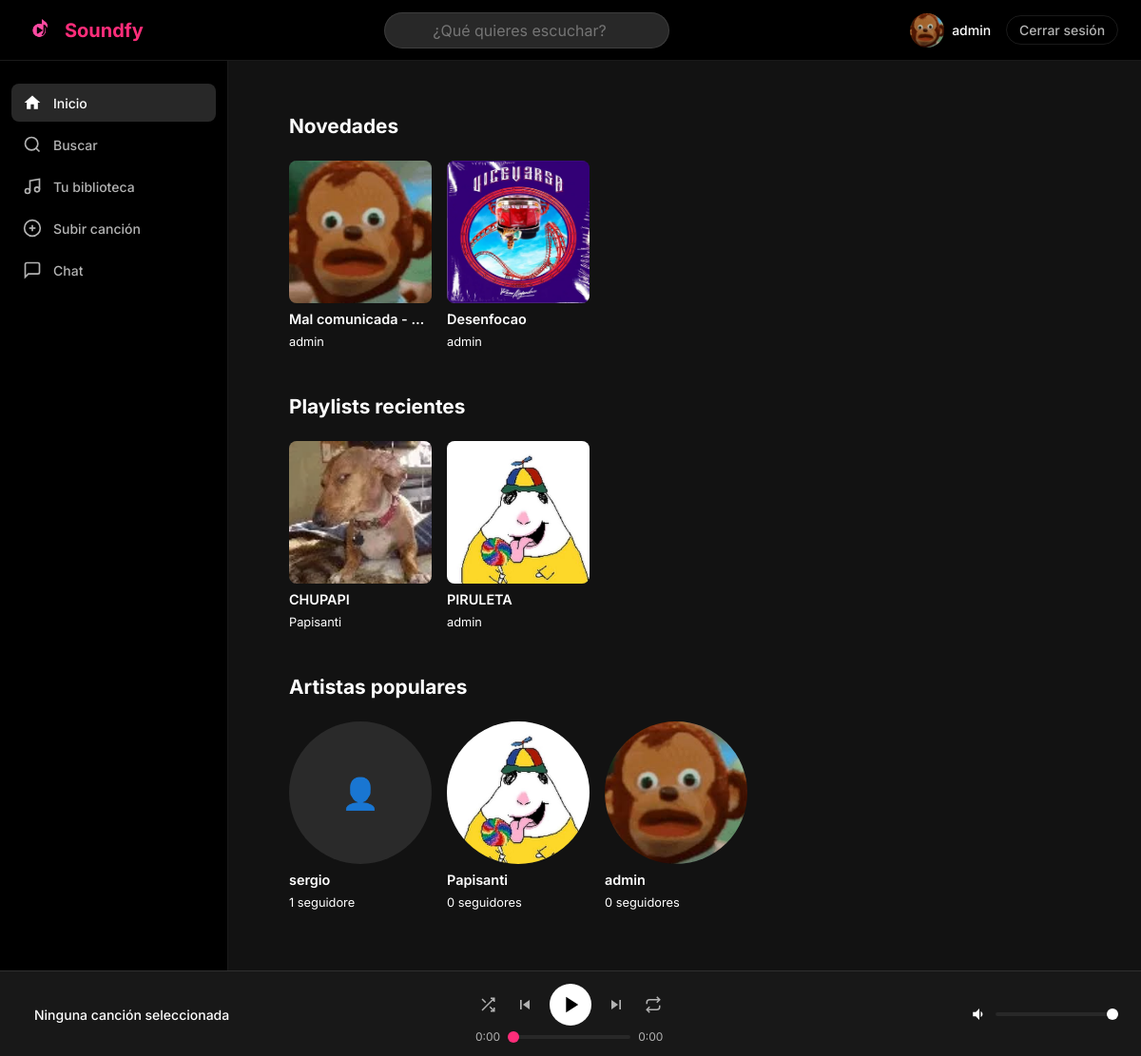
Screenshot of / (signed in) with the database file from the repository.
### users/models.py (models this page shows, shortened)
class Usuario(AbstractUser):
    foto_perfil = models.ImageField(
        upload_to='fotos_perfil/',
        null=True,
        blank=True
    )
    biografia = models.TextField(max_length=500, blank=True)
    fecha_nacimiento = models.DateField(null=True, blank=True)
    es_artista = models.BooleanField(default=False)
    seguidores = models.ManyToManyField(
        'self',
        symmetrical=False,
        related_name='siguiendo',
        blank=True
    )
    class Meta:
        verbose_name = 'Usuario'
        verbose_name_plural = 'Usuarios'

### music/models.py (models this page shows, shortened)
class Cancion(models.Model):
    titulo = models.CharField(max_length=200)
    artista = models.ForeignKey(
        Usuario,
        on_delete=models.CASCADE,
        related_name='canciones'
    )
    album = models.ForeignKey(
        Album,
        on_delete=models.SET_NULL,
        null=True,
        blank=True,
        related_name='canciones'
    )
    genero = models.ForeignKey(
        Genero,
        on_delete=models.SET_NULL,
        null=True,
        blank=True
    )
    archivo_audio = models.FileField(upload_to='canciones/')
    portada = models.ImageField(upload_to='portadas_canciones/', null=True, blank=True)
    duracion = models.PositiveIntegerField(help_text='Duración en segundos', default=0)
    reproducciones = models.PositiveIntegerField(default=0)
    fecha_subida = models.DateTimeField(auto_now_add=True)
    es_publica = models.BooleanField(default=True)
    class Meta:
        verbose_name = 'Canción'
        verbose_name_plural = 'Canciones'
        ordering = ['-fecha_subida']

class Playlist(models.Model):
    nombre = models.CharField(max_length=200)
    descripcion = models.TextField(blank=True)
    propietario = models.ForeignKey(
        Usuario,
        on_delete=models.CASCADE,
        related_name='playlists'
    )
    canciones = models.ManyToManyField(
        Cancion,
        through='PlaylistCancion',
        blank=True
    )
    portada = models.ImageField(upload_to='portadas_playlists/', null=True, blank=True)
    es_publica = models.BooleanField(default=True)
    creada_en = models.DateTimeField(auto_now_add=True)
    class Meta:
        verbose_name = 'Playlist'
        verbose_name_plural = 'Playlists'

### music/views.py (the view)
# urls.py: path('', views.vista_inicio, name='inicio'),
@login_required
def vista_inicio(request):
    canciones_recientes = Cancion.objects.filter(
        es_publica=True
    ).select_related('artista').order_by('-fecha_subida')[:10]
    playlists_recientes = Playlist.objects.filter(
        es_publica=True
    ).select_related('propietario').order_by('-creada_en')[:10]
    from django.db.models import Count
    usuarios_populares = Usuario.objects.annotate(
        num_seguidores=Count('seguidores')
    ).order_by('-num_seguidores')[:10]
    return render(request, 'music/inicio.html', {
        'canciones_recientes': canciones_recientes,
        'playlists_recientes': playlists_recientes,
        'usuarios_populares': usuarios_populares,
    })

### soundfy/context_processors.py (called while the page is built)
def google_analytics(request):
    return {
        'GA_MEASUREMENT_ID': settings.GA_MEASUREMENT_ID
    }

### templates/music/inicio.html (shortened to what this page needs)
{% extends 'base.html' %}
{% block contenido %}
<div class="inicio-wrapper">
    <section class="seccion-inicio">
        <h2 class="seccion-titulo">Novedades</h2>
        <div class="cards-fila">
            {% for cancion in canciones_recientes %}
            <a href="{% url 'detalle_cancion' cancion.pk %}" class="card-cancion">
                <div class="card-portada">
                    {% if cancion.portada %}
                        <img src="{{ cancion.portada.url }}" alt="{{ cancion.titulo }}">
                    {% else %}
                        <div class="card-portada-placeholder">♪</div>
                    {% endif %}
                </div>
                <p class="card-titulo">{{ cancion.titulo }}</p>
                <p class="card-subtitulo">{{ cancion.artista.username }}</p>
            </a>
            {% empty %}
            <p class="vacio-msg">Aún no hay canciones. ¡Sube la primera!</p>
            {% endfor %}
        </div>
    </section>
    <section class="seccion-inicio">
        <h2 class="seccion-titulo">Playlists recientes</h2>
        <div class="cards-fila">
            {% for playlist in playlists_recientes %}
            <a href="{% url 'detalle_playlist' playlist.pk %}" class="card-cancion">
                <div class="card-portada">
                    {% if playlist.portada %}
                        <img src="{{ playlist.portada.url }}" alt="{{ playlist.nombre }}">
                    {% else %}
                        <div class="card-portada-placeholder">≡</div>
                    {% endif %}
                </div>
                <p class="card-titulo">{{ playlist.nombre }}</p>
                <p class="card-subtitulo">{{ playlist.propietario.username }}</p>
            </a>
            {% empty %}
            <p class="vacio-msg">Aún no hay playlists públicas.</p>
            {% endfor %}
        </div>
    </section>
    <section class="seccion-inicio">
        <h2 class="seccion-titulo">Artistas populares</h2>
        <div class="cards-fila">
            {% for usuario in usuarios_populares %}
            <a href="{% url 'perfil' usuario.username %}" class="card-cancion card-artista">
                <div class="card-portada card-portada-redonda">
                    {% if usuario.foto_perfil %}
                        <img src="{{ usuario.foto_perfil.url }}" alt="{{ usuario.username }}">
                    {% else %}
                        <div class="card-portada-placeholder">👤</div>
                    {% endif %}
                </div>
                <p class="card-titulo">{{ usuario.username }}</p>
                <p class="card-subtitulo">{{ usuario.num_seguidores }} seguidore{{ usuario.num_seguidores|pluralize:",s" }}</p>
            </a>
            {% empty %}
            <p class="vacio-msg">No hay usuarios aún.</p>
            {% endfor %}
        </div>
    </section>
</div>
{% endblock %}

### templates/partials/navbar.html (shortened to what this page needs)
{% load static %}
<nav class="navbar">
    {% load static %}
    <div class="navbar-logo">
        <a href="{% url 'inicio' %}">
            <img src="{% static 'img/logo.png' %}" alt="Soundfy" height="36">
            <span>Soundfy</span>
        </a>
    </div>
    <div class="navbar-busqueda">
        <div class="barra-busqueda-wrapper" style="position: relative;">
            <input
                type="search"
                id="buscador-global"
                class="barra-busqueda"
                placeholder="¿Qué quieres escuchar?"
                autocomplete="off"
            >
        </div>
    </div>
    <div class="navbar-usuario">
        <a href="{% url 'perfil' username=user.username %}">
            {% if user.foto_perfil %}
                <img src="{{ user.foto_perfil.url }}" alt="{{ user.username }}" class="avatar-pequeño">
            {% else %}
                <div class="avatar-pequeño avatar-placeholder">{{ user.username|first|upper }}</div>
            {% endif %}
            <span>{{ user.username }}</span>
        </a>
        <a href="{% url 'logout' %}" class="btn-logout">Cerrar sesión</a>
    </div>
</nav>

### static/css/estilos.css (style rules this page uses)
:root { --color-fondo: #121212; --color-superficie: #181818; --color-superficie-2: #282828; --color-borde: rgba(255, 255, 255, 0.1); --color-texto: #ffffff; --color-texto-muted: #b3b3b3; --color-primario: #FF2D7A; --color-primario-hover: #ff4d8f; --color-peligro: #e91429; --fuente-principal: 'Inter', sans-serif; --altura-navbar: 64px; --anchura-sidebar: 240px; --altura-reproductor: 90px; --radio-sm: 4px; --radio-md: 8px; --radio-lg: 12px; --radio-full: 9999px; }
*, *::before, *::after { box-sizing: border-box; margin: 0; padding: 0; }
html { font-size: 16px; scroll-behavior: smooth; }
body { font-family: var(--fuente-principal); background-color: var(--color-fondo); color: var(--color-texto); min-height: 100dvh; -webkit-font-smoothing: antialiased; }
img { display: block; max-width: 100%; }
a { color: inherit; text-decoration: none; }
input, textarea, select { font: inherit; color: inherit; }
body:has(.navbar) { display: grid; grid-template-areas: "navbar navbar" "sidebar contenido" "reproductor reproductor"; grid-template-rows: var(--altura-navbar) 1fr var(--altura-reproductor); grid-template-columns: var(--anchura-sidebar) 1fr; height: 100dvh; overflow: hidden; }
.navbar { grid-area: navbar; display: flex; align-items: center; justify-content: space-between; padding: 0 1.5rem; background: #000; border-bottom: 1px solid var(--color-borde); z-index: 100; }
.navbar-logo a { display: flex; align-items: center; gap: 0.5rem; font-size: 1.25rem; font-weight: 700; color: var(--color-primario); }
.navbar-busqueda input { background: var(--color-superficie-2); border: 1px solid var(--color-borde); border-radius: var(--radio-full); padding: 0.5rem 1rem; width: 300px; color: var(--color-texto); transition: border-color 180ms ease; text-align: center; }
.navbar-usuario { display: flex; align-items: center; gap: 1rem; }
.avatar-pequeño { width: 36px; height: 36px; border-radius: var(--radio-full); object-fit: cover; }
.navbar-usuario a { display: flex; align-items: center; gap: 0.5rem; font-size: 0.875rem; font-weight: 500; transition: color 180ms ease; }
.btn-logout { font-size: 0.8rem; color: var(--color-texto-muted) !important; padding: 0.4rem 0.8rem; border: 1px solid var(--color-borde); border-radius: var(--radio-full); transition: all 180ms ease !important; }
h2 { font-size: 1.5rem; font-weight: 700; margin-bottom: 0.5rem; }
.barra-busqueda-wrapper { position: relative; }
.inicio-wrapper { padding: 24px 32px; display: flex; flex-direction: column; gap: 40px; }
.seccion-inicio { display: flex; flex-direction: column; gap: 16px; }
.seccion-titulo { font-size: 1.3rem; font-weight: 700; color: var(--texto-principal); }
.cards-fila { display: flex; gap: 16px; overflow-x: auto; padding-bottom: 8px; scrollbar-width: thin; }
.card-cancion { display: flex; flex-direction: column; gap: 8px; min-width: 150px; max-width: 150px; text-decoration: none; cursor: pointer; transition: transform 0.2s; }
.card-portada { width: 150px; height: 150px; border-radius: 8px; overflow: hidden; background: #2a2a2a; }
.card-portada-redonda { border-radius: 50%; }
.card-portada img { width: 100%; height: 100%; object-fit: cover; }
.card-portada-placeholder { width: 100%; height: 100%; display: flex; align-items: center; justify-content: center; font-size: 2rem; color: #888; }
.card-titulo { font-size: 0.9rem; font-weight: 600; color: var(--texto-principal); white-space: nowrap; overflow: hidden; text-overflow: ellipsis; }
.card-subtitulo { font-size: 0.8rem; color: var(--texto-secundario); }
.cards-fila { overflow-x: auto; scrollbar-width: none; -ms-overflow-style: none; }

### rows the page displays
Usuario: foto_perfil (picture), username "admin", num_seguidores "0"
Cancion: portada (picture), titulo "Mal comunicada -…", artista.username "admin"
Cancion: portada (picture), titulo "Desenfocao", artista.username "admin"
Playlist: portada (picture), nombre "CHUPAPI", propietario.username "Papisanti"
Playlist: portada (picture), nombre "PIRULETA", propietario.username "admin"
Usuario: username "sergio", num_seguidores "1"
Usuario: foto_perfil (picture), username "Papisanti", num_seguidores "0"
